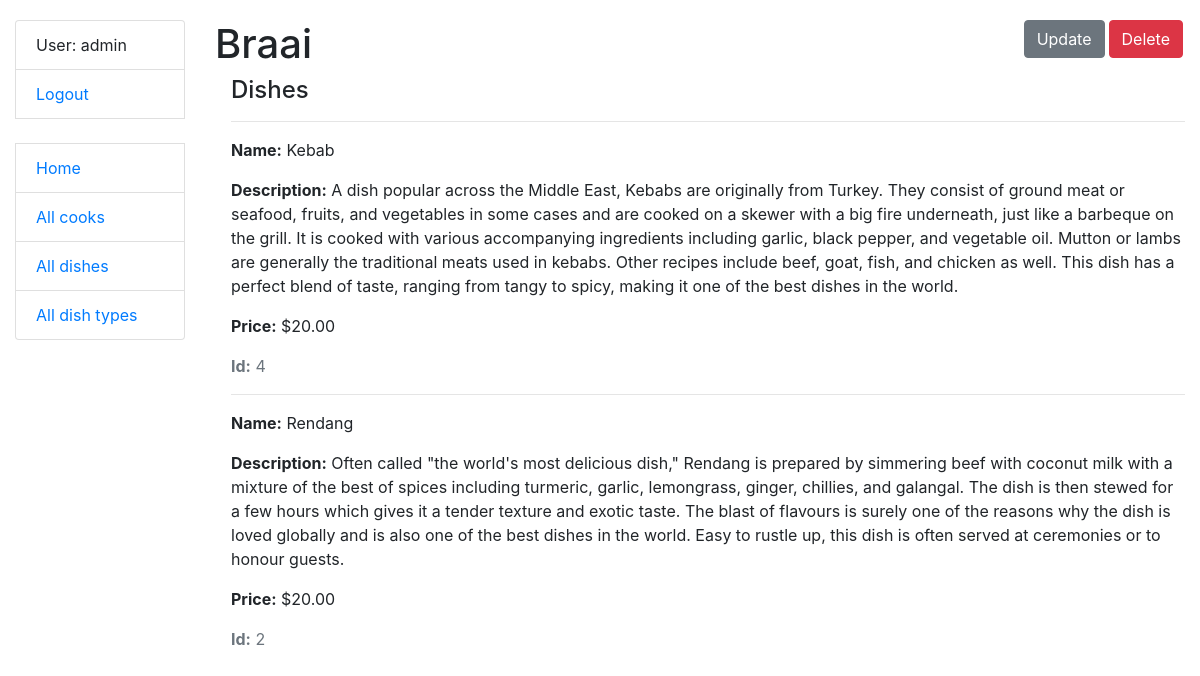
The page /dish-types/2/ (signed in) on the database its author committed.
### kitchen/models.py (models this page shows, shortened)
class Cook(AbstractUser):
    years_of_experience = models.IntegerField(null=True, blank=True)
    class Meta:
        ordering = ["username"]

class DishType(models.Model):
    name = models.CharField(max_length=255, unique=True)
    class Meta:
        ordering = ["name"]

class Dish(models.Model):
    name = models.CharField(max_length=255)
    description = models.TextField()
    price = models.DecimalField(max_digits=7, decimal_places=2)
    dish_type = models.ForeignKey(
        DishType, on_delete=models.CASCADE, related_name="dishes"
    )
    cooks = models.ManyToManyField(
        settings.AUTH_USER_MODEL,
        related_name="dishes"
    )
    class Meta:
        verbose_name_plural = "dishes"
        ordering = ["name"]

### kitchen/views.py (the view)
class DishTypeDetailView(LoginRequiredMixin, generic.DetailView):
    model = DishType
    template_name = "kitchen/dish_type_detail.html"
    context_object_name = "dish_type_detail"

### templates/kitchen/dish_type_detail.html
{% extends "base.html" %}
{% block content %}
  <h1>
    {{ dish_type_detail.name }}
    <a href="{% url 'kitchen:dish-type-delete' pk=dish_type_detail.id %}" class="btn btn-danger link-to-page">
      Delete
    </a>
    <a href="{% url 'kitchen:dish-type-update' pk=dish_type_detail.id %}" class="btn btn-secondary link-to-page">
      Update
    </a>
  </h1>
  <div class="ml-3">
    <h4>Dishes</h4>
    {% for dish in dish_type_detail.dishes.all %}
      <hr>
      <p><strong>Name:</strong> {{ dish.name }}</p>
      <p><strong>Description:</strong> {{ dish.description }}</p>
      <p><strong>Price:</strong> ${{ dish.price }}</p>
      <p class="text-muted"><strong>Id:</strong> {{dish.id}}</p>
    {% empty %}
      <p>No dishes!</p>
    {% endfor %}
  </div>
{% endblock %}

### templates/includes/sidebar.html
<ul class="sidebar-nav list-group">
  {% if user.is_authenticated %}
    <li class="list-group-item">User: {{ user.username }}</li>
    <li class="list-group-item"><a href="{% url 'logout' %}">Logout</a></li>
  {% else %}
    <li class="list-group-item"><a href="{% url 'login' %}">Login</a></li>
  {% endif %}
  <br>
  <li class="list-group-item"><a href="{% url 'kitchen:index' %}">Home</a></li>
  <li class="list-group-item"><a href="{% url 'kitchen:cook-list' %}">All cooks</a></li>
  <li class="list-group-item"><a href="{% url 'kitchen:dish-list' %}">All dishes</a></li>
  <li class="list-group-item"><a href="{% url 'kitchen:dish-type-list' %}">All dish types</a></li>
</ul>

### static/css/styles.css (style rules this page uses)
body { margin-top: 20px; }
.link-to-page { float: right; margin: 0 2px 0 2px; }

### rows shown on the page
Cook: username "admin"
DishType: name "Braai"
Dish: name "Kebab", description "A dish popular across the Middle East, Kebabs are originally from Turkey. They consist of ground meat or seafood, fruits, and vegetables in some cases and are cooked on a skewer with a big fire underneath, just like a barbeque on the grill. It is cooked with various accompanying ingredients including garlic, black pepper, and vegetable oil. Mutton or lambs are generally the traditional meats used in kebabs. Other recipes include beef, goat, fish, and chicken as well. This dish has a perfect blend of taste, ranging from tangy to spicy, making it one of the best dishes in the world.", price "20.00", id "4"
Dish: name "Rendang", description "Often called \"the world's most delicious dish,\" Rendang is prepared by simmering beef with coconut milk with a mixture of the best of spices including turmeric, garlic, lemongrass, ginger, chillies, and galangal. The dish is then stewed for a few hours which gives it a tender texture and exotic taste. The blast of flavours is surely one of the reasons why the dish is loved globally and is also one of the best dishes in the world. Easy to rustle up, this dish is often served at ceremonies or to honour guests.", price "20.00", id "2"
